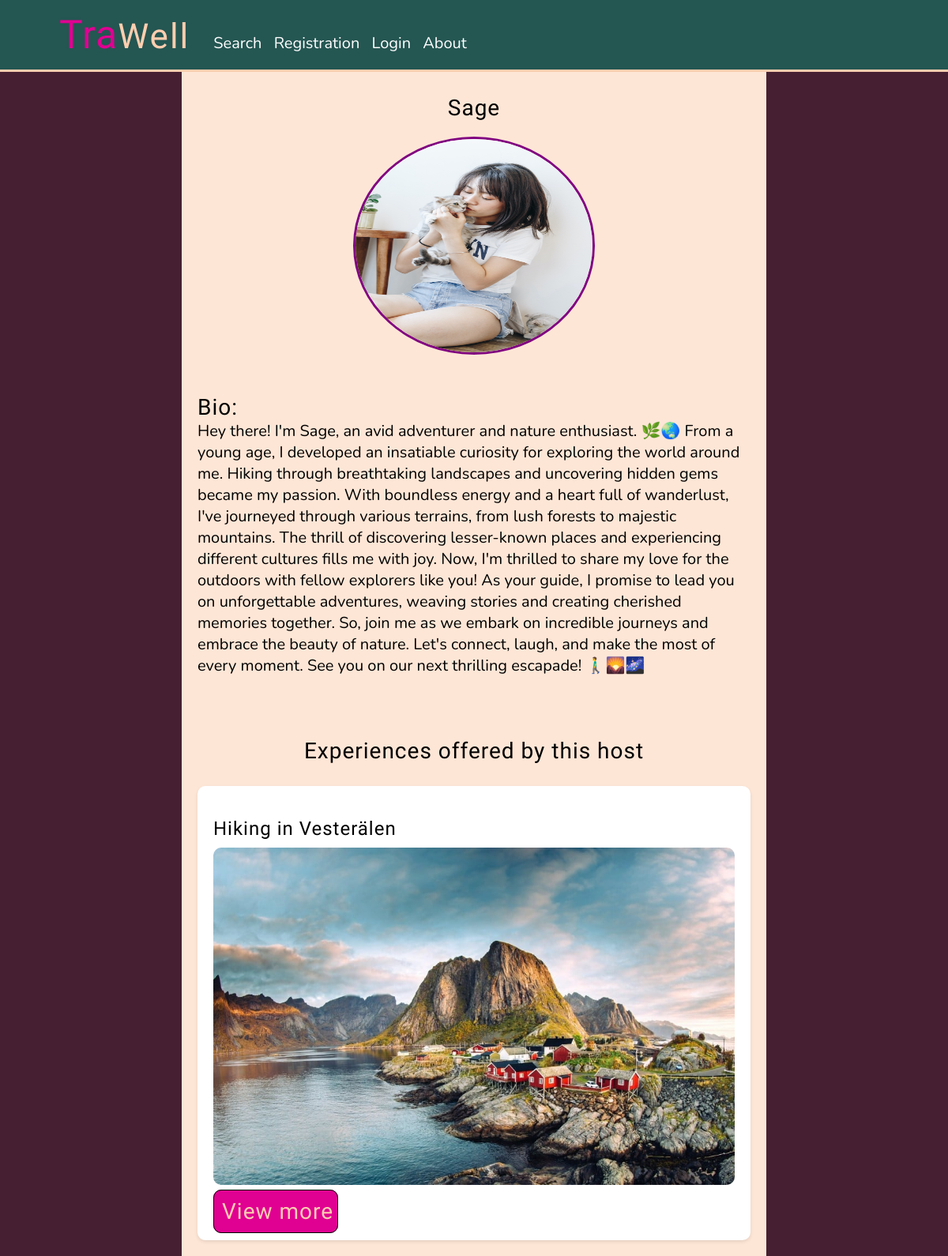
The page /search/experiences/search/results/details/13/host on the database its author committed.
### user_app/models.py (models this page shows, shortened)
class Experience(models.Model):
    host = models.ForeignKey(UserProfile, on_delete=models.CASCADE)
    title = models.CharField(max_length=100)
    description = models.TextField(max_length=1000,blank=False)
    start_date = models.DateField(default=timezone.now)
    end_date = models.DateField(default=timezone.now)
    price = models.DecimalField(max_digits=12, decimal_places=2)
    experience_tags = models.ManyToManyField(ExperienceTag, null=True, blank=True)
    region = models.ForeignKey(Region, on_delete=models.CASCADE,default=1)  # Provide a default value hereRegion, on_delete=models.CASCADE)
    experience_image = models.ImageField(upload_to='experience_pics',blank=True, null=True)

class UserProfile(models.Model):
    user = models.OneToOneField(settings.AUTH_USER_MODEL, related_name="user_profile",
                                on_delete=models.CASCADE,null=True)
    location=models.CharField(max_length=200, blank=True)
    user_profile_image= models.ImageField(upload_to='user_app/profile_pics',blank=True, null=True)
    user_bio=models.TextField(default="Insert bio")
    user_permissions = models.ManyToManyField(
        Permission,
        verbose_name='user permissions',
        blank=True,
        related_name='userprofile_set'  # Provide a unique related_name
    )
    groups = models.ManyToManyField(
        Group,
        verbose_name='groups',
        blank=True,
        related_name='userprofile_set'  # Provide a unique related_name
    )
    def __str__(self):
        return f'{self.user.username}'

### search_app/views.py (the view)
# urls.py: path('experiences/search/results/details/<int:experience_id>/host', host_profile, name='host_profile'),
def host_profile(request,experience_id):
    experience = get_object_or_404(Experience, id=experience_id)
    all_experiences = Experience.objects.all()
    context = {
        'experience': experience,
        'experience_id':experience_id,
        'all_experiences': all_experiences,
    }
    return render(request, 'search_app/host_profile.html', context)

### templates/search_app/host_profile.html (shortened to what this page needs)
<!DOCTYPE html>
{% load custom_filters %}
{% load static%}
<html>
<head>
    <link rel="stylesheet" href="{% static 'main_style.css' %}" />
    <link rel="stylesheet" href="{% static 'host_profile.css' %}" />
    <link
      rel="stylesheet"
      href="https://cdnjs.cloudflare.com/ajax/libs/font-awesome/6.1.2/css/all.min.css"
/>
</head>
<body>
  <div class="navbar-responsive">
    <div class="navbar">
      <div class="navbar-container-logo">
      <a href="{% url 'home_app'%}"><span class="logo">Tra<span class="well">Well</span> </span></a>
      </div>
      <div class="navbar-container-links">
        <a class="nav-link" href="{% url 'search_app:search_index' %}">Search</a>
        <a class="nav-link" href="{% url 'user_app:register' %}">Registration</a>
        <a class="nav-link" href="{% url 'user_app:login' %}">Login</a>
        <a class="nav-link" href="{% url 'home_app:about' %}">About</a>
      </div>
    </div>
  </div>
  <div class="profile-container">
        <div class="profile-name">{{experience.host}}</div>
        <div class="profile-image">
          {% if experience.host.user_profile_image.url != null %}
          <img class="profile-picture-file" src="{{experience.host.user_profile_image.url}}" alt="host pic">
          {% else%}
          <img class="profile-picture-file" src="https://pbs.twimg.com/profile_images/901947348699545601/hqRMHITj.jpg" alt="">
          {% endif %}
        </div>
      <div class="profile-biography"><span class="bio">Bio:</span> <br>
        {{experience.host.user_bio}}
      </div>
        <div class="exp-results">
          <p class="experience-offered-heading">Experiences offered by this host</p>
          {% for i in all_experiences %}
            {% if i.host == experience.host %}
                  <div class="exp">
                  <h2 class="exp_title">{{i.title }}</h2>
                  <img class="experience_image" src="{{i.experience_image.url}}" alt="">
                   <a class="exp-button" href="{% url 'search_app:experience_details' experience_id=i.id %}">View more</a>
                  </div>
            {%endif%}
          {% endfor %}
        </div>
  </div>
</body>
</html>

### static/main_style.css (style rules this page uses)
html, body { height: 100%; margin: 0; padding: 0; overflow-x: hidden; }
body { font-family: "Nunito", sans-serif; font-size: 20px; background-color: #462032; background-size: cover; background-position: center; }
.navbar-responsive { z-index: 2; background-color: #245652; border-bottom: 3px solid #FDCEAF; width: 100%; position: fixed; top: 0; right: 0; left: 0; margin-bottom:auto; padding-left: 5%; }
.navbar { display: flex; flex-direction: row; justify-content:flex-start; align-items:end; flex-wrap: wrap; color: #fff; padding: 15px; }
.navbar-container-links { margin-top: 12px; margin-left: 10px; padding-bottom: 5px; }
.navbar a { color: #ffffff; text-decoration: none; margin-right: 10px; }
.logo { color: #e00092; font-family: "Londrina Solid"; letter-spacing: 1px; font-size: 50px; font-weight: normal; margin-right: 10px; }
.well { color: #FDCEAF; font-family: "Londrina Solid"; letter-spacing: 2px; font-size: 44px; font-weight: normal; }

### static/host_profile.css (style rules this page uses)
body { background-image: url(https://images.unsplash.com/photo-1500964757637-c85e8a162699?ixlib=rb-4.0.3&ixid=M3wxMjA3fDB8MHxwaG90by1wYWdlfHx8fGVufDB8fHx8fA%3D%3D&auto=format&fit=crop&w=1503&q=80); }
.profile-picture-file { width: 300px; height: 270px; border-radius: 50%; }
.profile-image { height: 270px; width: 300px; border: solid purple; border-radius: 50%; margin:auto }
.profile-container { display: flex; flex-wrap: wrap; flex-direction: column; align-items: flex-start; width:700px; margin:auto; padding-left:20px; padding-right:20px; background-color: #fee6d6 }
.profile-name { font-family: "Londrina Solid"; letter-spacing: 1px; font-size: 28px; font-weight: 400; margin:auto; margin-bottom: 20px; margin-top: 120px; }
.profile-biography { margin:auto; margin-bottom: 50px; margin-top:50px }
.bio { font-family: "Londrina Solid"; letter-spacing: 1px; font-size: 28px; font-weight: 400; }
.exp-results { flex-direction: column; align-items: center; display: flex; flex-wrap: wrap; height: fit-content; margin-bottom: 20px; }
.experience-offered-heading { font-family: "Londrina Solid"; letter-spacing: 1px; font-size: 28px; font-weight: 400; }
.exp { flex: 0 0 calc(33.33% - 40px); margin: 0px; padding: 20px; border-radius: 5px; background-color: #fff; box-shadow: 0 2px 4px rgba(0, 0, 0, 0.1); display: block; border-radius: 10px; }
.exp img { width: 100%; height: auto; margin-bottom: 10px; border-radius: 10px; }
.exp_title { font-family: "Londrina Solid"; letter-spacing: 1px; font-size: 24px; font-weight: 400; margin-bottom: 10px; }
.exp-button { background-color: #e00092; font-family: "Londrina Solid"; letter-spacing: 1px; font-size: 28px; font-weight: 400; color: #FDCEAF; text-decoration: none; border-radius: 10px; padding:10px; padding-right: 5px; border:solid black 1px; margin-top: 10px; margin-left: 0px; }

### rows shown on the page
Experience: host "Sage", host.user_profile_image (picture), host.user_bio "Hey there! I'm Sage, an avid adventurer and nature enthusiast. 🌿🌏 From a young age, I developed an insatiable curiosity for exploring the world around me. Hiking through breathtaking landscapes and uncovering hidden gems became my passion. With boundless energy and a heart full of wanderlust, I've journeyed through various terrains, from lush forests to majestic mountains. The thrill of discovering lesser-known places and experiencing different cultures fills me with joy. Now, I'm thrilled to share my love for the outdoors with fellow explorers like you! As your guide, I promise to lead you on unforgettable adventures, weaving stories and creating cherished memories together. So, join me as…", title "Hiking in Vesterälen", experience_image (picture)
